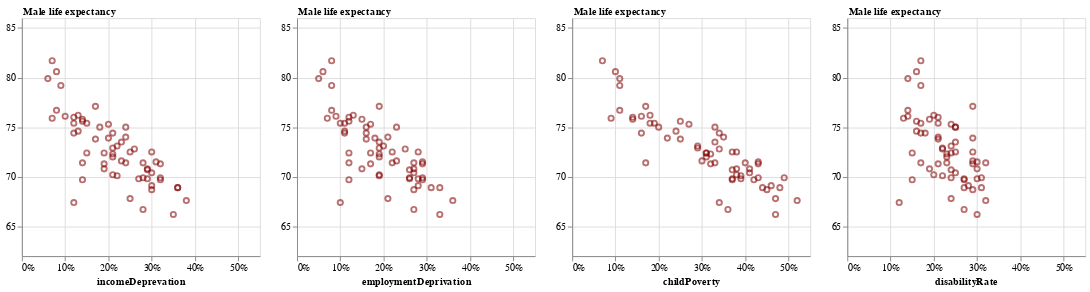

The notebook cell saved with this chart:
### Code cell
charts = []
for variable in feature_vars:
    chart = alt.Chart(data).mark_point(color='rgba(128,0,0,.8)').encode(
        x=alt.X(f'{variable}:Q').axis(format='%').title(variable).scale(domain=[0, 0.55]),                    # On each iteration, we set the x-axis field and title to the current variable `variable`
        y=alt.Y('maleLE:Q').scale(zero=False, padding=40).title('Male life expectancy').axis(
            titleAngle=0, titleY=-2, titleAlign='left', titleX=1
        ),
    ).properties(width=250, height=250)
    charts.append(chart)

# Show horizontal concatenation of all charts
alt.hconcat(*charts)

### Figure 1 — Vega-Lite specification as saved in the notebook (floating-point values rounded to 4 significant figures)
{"config": {"view": {"continuousWidth": 300, "continuousHeight": 300}}, "hconcat": [{"mark": {"type": "point", "color": "rgba(128,0,0,.8)"}, "encoding": {"x": {"axis": {"format": "%"}, "field": "incomeDeprevation", "scale": {"domain": [0, 0.55]}, "title": "incomeDeprevation", "type": "quantitative"}, "y": {"axis": {"titleAngle": 0, "titleY": -2, "titleAlign": "left", "titleX": 1}, "field": "maleLE", "scale": {"zero": false, "padding": 40}, "title": "Male life expectancy", "type": "quantitative"}}, "height": 250, "width": 250}, {"mark": {"type": "point", "color": "rgba(128,0,0,.8)"}, "encoding": {"x": {"axis": {"format": "%"}, "field": "employmentDeprivation", "scale": {"domain": [0, 0.55]}, "title": "employmentDeprivation", "type": "quantitative"}, "y": {"axis": {"titleAngle": 0, "titleY": -2, "titleAlign": "left", "titleX": 1}, "field": "maleLE", "scale": {"zero": false, "padding": 40}, "title": "Male life expectancy", "type": "quantitative"}}, "height": 250, "width": 250}, {"mark": {"type": "point", "color": "rgba(128,0,0,.8)"}, "encoding": {"x": {"axis": {"format": "%"}, "field": "childPoverty", "scale": {"domain": [0, 0.55]}, "title": "childPoverty", "type": "quantitative"}, "y": {"axis": {"titleAngle": 0, "titleY": -2, "titleAlign": "left", "titleX": 1}, "field": "maleLE", "scale": {"zero": false, "padding": 40}, "title": "Male life expectancy", "type": "quantitative"}}, "height": 250, "width": 250}, {"mark": {"type": "point", "color": "rgba(128,0,0,.8)"}, "encoding": {"x": {"axis": {"format": "%"}, "field": "disabilityRate", "scale": {"domain": [0, 0.55]}, "title": "disabilityRate", "type": "quantitative"}, "y": {"axis": {"titleAngle": 0, "titleY": -2, "titleAlign": "left", "titleX": 1}, "field": "maleLE", "scale": {"zero": false, "padding": 40}, "title": "Male life expectancy", "type": "quantitative"}}, "height": 250, "width": 250}], "data": {"name": "data-5c19085151d91c320e2e3d9004536799"}, "$schema": "https://vega.github.io/schema/vega-lite/v5.20.1.json", "datasets": {"data-5c19085151d91c320e2e3d9004536799": [{"areaName": "Anniesland, Jordanhill and Whiteinch", "incomeDeprevation": 0.14, "employmentDeprivation": 0.15, "childPoverty": 0.14, "femaleLE": 80.8, "maleLE": 75.8, "disabilityRate": 0.19}, {"areaName": "Arden and Carnwadric", "incomeDeprevation": 0.26, "employmentDeprivation": 0.25, "childPoverty": 0.34, "femaleLE": 76.0, "maleLE": 72.8, "disabilityRate": 0.22}, {"areaName": "Baillieston and Garrowhill", "incomeDeprevation": 0.12, "employmentDeprivation": 0.12, "childPoverty": 0.14, "femaleLE": 81.6, "maleLE": 76.0, "disabilityRate": 0.21}, {"areaName": "Balornock and Barmulloch", "incomeDeprevation": 0.29, "employmentDeprivation": 0.27, "childPoverty": 0.38, "femaleLE": 78.2, "maleLE": 70.8, "disabilityRate": 0.3}, {"areaName": "Bellahouston, Craigton and Mosspark", "incomeDeprevation": 0.2, "employmentDeprivation": 0.18, "childPoverty": 0.22, "femaleLE": 80.5, "maleLE": 73.9, "disabilityRate": 0.29}, {"areaName": "Blackhill and Hogganfield", "incomeDeprevation": 0.24, "employmentDeprivation": 0.23, "childPoverty": 0.33, "femaleLE": 77.5, "maleLE": 75.0, "disabilityRate": 0.25}, {"areaName": "Blairdardie", "incomeDeprevation": 0.18, "employmentDeprivation": 0.16, "childPoverty": 0.2, "femaleLE": 79.4, "maleLE": 75.0, "disabilityRate": 0.25}, {"areaName": "Broomhill and Partick West", "incomeDeprevation": 0.12, "employmentDeprivation": 0.11, "childPoverty": 0.19, "femaleLE": 79.7, "maleLE": 75.4, "disabilityRate": 0.17}, {"areaName": "Calton and Bridgeton", "incomeDeprevation": 0.25, "employmentDeprivation": 0.21, "childPoverty": 0.47, "femaleLE": 76.6, "maleLE": 67.8, "disabilityRate": 0.24}, {"areaName": "Carmunnock", "incomeDeprevation": 0.15, "employmentDeprivation": 0.1, "childPoverty": 0.18, "femaleLE": 81.2, "maleLE": 75.4, "disabilityRate": 0.21}, {"areaName": "Castlemilk", "incomeDeprevation": 0.36, "employmentDeprivation": 0.33, "childPoverty": 0.44, "femaleLE": 76.8, "maleLE": 68.9, "disabilityRate": 0.31}, {"areaName": "Cathcart and Simshill", "incomeDeprevation": 0.07, "employmentDeprivation": 0.08, "childPoverty": 0.07, "femaleLE": 84.3, "maleLE": 81.7, "disabilityRate": 0.17}, {"areaName": "City Centre and Merchant City", "incomeDeprevation": 0.14, "employmentDeprivation": 0.12, "childPoverty": 0.37, "femaleLE": 76.4, "maleLE": 69.7, "disabilityRate": 0.15}, {"areaName": "Corkerhill and North Pollok", "incomeDeprevation": 0.29, "employmentDeprivation": 0.26, "childPoverty": 0.37, "femaleLE": 76.7, "maleLE": 70.7, "disabilityRate": 0.24}, {"areaName": "Croftfoot", "incomeDeprevation": 0.14, "employmentDeprivation": 0.12, "childPoverty": 0.25, "femaleLE": 79.4, "maleLE": 75.6, "disabilityRate": 0.16}, {"areaName": "Crookston and South Cardonald", "incomeDeprevation": 0.2, "employmentDeprivation": 0.17, "childPoverty": 0.27, "femaleLE": 79.8, "maleLE": 75.3, "disabilityRate": 0.24}, {"areaName": "Dennistoun", "incomeDeprevation": 0.19, "employmentDeprivation": 0.15, "childPoverty": 0.41, "femaleLE": 76.7, "maleLE": 70.8, "disabilityRate": 0.19}, {"areaName": "Drumchapel", "incomeDeprevation": 0.36, "employmentDeprivation": 0.31, "childPoverty": 0.48, "femaleLE": 73.9, "maleLE": 68.9, "disabilityRate": 0.27}, {"areaName": "Easterhouse", "incomeDeprevation": 0.32, "employmentDeprivation": 0.29, "childPoverty": 0.42, "femaleLE": 77.5, "maleLE": 69.7, "disabilityRate": 0.27}, {"areaName": "Glasgow", "incomeDeprevation": 0.21, "employmentDeprivation": 0.19, "childPoverty": 0.32, "femaleLE": 78.2, "maleLE": 72.3, "disabilityRate": 0.23}, {"areaName": "Glasgow North East", "incomeDeprevation": 0.25, "employmentDeprivation": 0.22, "childPoverty": 0.37, "femaleLE": 78.0, "maleLE": 72.5, "disabilityRate": 0.25}, {"areaName": "Glasgow North West", "incomeDeprevation": 0.19, "employmentDeprivation": 0.17, "childPoverty": 0.32, "femaleLE": 77.6, "maleLE": 71.3, "disabilityRate": 0.21}, {"areaName": "Glasgow South", "incomeDeprevation": 0.21, "employmentDeprivation": 0.19, "childPoverty": 0.29, "femaleLE": 78.8, "maleLE": 72.9, "disabilityRate": 0.22}, {"areaName": "Govanhill", "incomeDeprevation": 0.24, "employmentDeprivation": 0.22, "childPoverty": 0.33, "femaleLE": 78.1, "maleLE": 71.4, "disabilityRate": 0.23}, {"areaName": "Greater Gorbals", "incomeDeprevation": 0.3, "employmentDeprivation": 0.27, "childPoverty": 0.45, "femaleLE": 77.9, "maleLE": 68.7, "disabilityRate": 0.29}, {"areaName": "Greater Govan", "incomeDeprevation": 0.28, "employmentDeprivation": 0.27, "childPoverty": 0.36, "femaleLE": 74.6, "maleLE": 66.7, "disabilityRate": 0.27}, {"areaName": "Haghill and Carntyne", "incomeDeprevation": 0.28, "employmentDeprivation": 0.26, "childPoverty": 0.43, "femaleLE": 75.4, "maleLE": 69.9, "disabilityRate": 0.31}, {"areaName": "Hillhead and Woodlands", "incomeDeprevation": 0.15, "employmentDeprivation": 0.12, "childPoverty": 0.31, "femaleLE": 79.3, "maleLE": 72.4, "disabilityRate": 0.15}, {"areaName": "Hyndland, Dowanhill and Partick East", "incomeDeprevation": 0.08, "employmentDeprivation": 0.08, "childPoverty": 0.11, "femaleLE": 80.9, "maleLE": 76.7, "disabilityRate": 0.14}, {"areaName": "Ibrox and Kingston", "incomeDeprevation": 0.21, "employmentDeprivation": 0.19, "childPoverty": 0.38, "femaleLE": 74.0, "maleLE": 70.2, "disabilityRate": 0.2}, {"areaName": "Kelvindale and Kelvinside", "incomeDeprevation": 0.06, "employmentDeprivation": 0.05, "childPoverty": 0.11, "femaleLE": 84.3, "maleLE": 79.9, "disabilityRate": 0.14}, {"areaName": "Kingspark and Mount Florida", "incomeDeprevation": 0.12, "employmentDeprivation": 0.11, "childPoverty": 0.16, "femaleLE": 82.8, "maleLE": 74.4, "disabilityRate": 0.17}, {"areaName": "Knightswood", "incomeDeprevation": 0.23, "employmentDeprivation": 0.23, "childPoverty": 0.3, "femaleLE": 77.6, "maleLE": 71.6, "disabilityRate": 0.29}, {"areaName": "Lambhill and Milton", "incomeDeprevation": 0.29, "employmentDeprivation": 0.28, "childPoverty": 0.39, "femaleLE": 77.0, "maleLE": 69.8, "disabilityRate": 0.3}, {"areaName": "Langside and Battlefield", "incomeDeprevation": 0.13, "employmentDeprivation": 0.11, "childPoverty": 0.24, "femaleLE": 81.4, "maleLE": 74.6, "disabilityRate": 0.16}, {"areaName": "Maryhill Road Corridor", "incomeDeprevation": 0.22, "employmentDeprivation": 0.19, "childPoverty": 0.39, "femaleLE": 76.1, "maleLE": 70.1, "disabilityRate": 0.22}, {"areaName": "Mount Vernon and East Shettleston", "incomeDeprevation": 0.17, "employmentDeprivation": 0.19, "childPoverty": 0.17, "femaleLE": 79.7, "maleLE": 77.1, "disabilityRate": 0.29}, {"areaName": "Newlands and Cathcart", "incomeDeprevation": 0.09, "employmentDeprivation": 0.08, "childPoverty": 0.11, "femaleLE": 81.8, "maleLE": 79.2, "disabilityRate": 0.17}, {"areaName": "North Cardonald and Penilee", "incomeDeprevation": 0.23, "employmentDeprivation": 0.19, "childPoverty": 0.33, "femaleLE": 78.5, "maleLE": 73.5, "disabilityRate": 0.25}, {"areaName": "North Maryhill and Summerston", "incomeDeprevation": 0.21, "employmentDeprivation": 0.19, "childPoverty": 0.31, "femaleLE": 79.5, "maleLE": 72.0, "disabilityRate": 0.23}, {"areaName": "Parkhead and Dalmarnock", "incomeDeprevation": 0.38, "employmentDeprivation": 0.36, "childPoverty": 0.52, "femaleLE": 75.8, "maleLE": 67.6, "disabilityRate": 0.32}, {"areaName": "Pollok", "incomeDeprevation": 0.17, "employmentDeprivation": 0.16, "childPoverty": 0.25, "femaleLE": 80.6, "maleLE": 73.8, "disabilityRate": 0.21}, {"areaName": "Pollokshaws and Mansewood", "incomeDeprevation": 0.22, "employmentDeprivation": 0.2, "childPoverty": 0.29, "femaleLE": 80.0, "maleLE": 73.1, "disabilityRate": 0.24}, {"areaName": "Pollokshields East", "incomeDeprevation": 0.21, "employmentDeprivation": 0.16, "childPoverty": 0.34, "femaleLE": 80.9, "maleLE": 74.4, "disabilityRate": 0.18}, {"areaName": "Pollokshields West", "incomeDeprevation": 0.08, "employmentDeprivation": 0.06, "childPoverty": 0.1, "femaleLE": 82.3, "maleLE": 80.6, "disabilityRate": 0.16}, {"areaName": "Priesthill and Househillwood", "incomeDeprevation": 0.32, "employmentDeprivation": 0.29, "childPoverty": 0.43, "femaleLE": 79.4, "maleLE": 71.3, "disabilityRate": 0.29}, {"areaName": "Riddrie and Cranhill", "incomeDeprevation": 0.28, "employmentDeprivation": 0.27, "childPoverty": 0.4, "femaleLE": 78.8, "maleLE": 71.4, "disabilityRate": 0.32}, {"areaName": "Robroyston and Millerston", "incomeDeprevation": 0.07, "employmentDeprivation": 0.07, "childPoverty": 0.09, "femaleLE": 80.0, "maleLE": 75.9, "disabilityRate": 0.13}, {"areaName": "Ruchazie and Garthamlock", "incomeDeprevation": 0.3, "employmentDeprivation": 0.27, "childPoverty": 0.41, "femaleLE": 78.6, "maleLE": 70.4, "disabilityRate": 0.25}, {"areaName": "Ruchill and Possilpark", "incomeDeprevation": 0.35, "employmentDeprivation": 0.33, "childPoverty": 0.47, "femaleLE": 73.1, "maleLE": 66.2, "disabilityRate": 0.3}, {"areaName": "Scotland", "incomeDeprevation": 0.13, "employmentDeprivation": 0.13, "childPoverty": 0.18, "femaleLE": 80.6, "maleLE": 76.2, "disabilityRate": 0.2}, {"areaName": "Shawlands and Strathbungo", "incomeDeprevation": 0.1, "employmentDeprivation": 0.09, "childPoverty": 0.16, "femaleLE": 80.3, "maleLE": 76.1, "disabilityRate": 0.14}, {"areaName": "Sighthill, Roystonhill and Germiston", "incomeDeprevation": 0.32, "employmentDeprivation": 0.29, "childPoverty": 0.49, "femaleLE": 74.2, "maleLE": 69.9, "disabilityRate": 0.24}, {"areaName": "South Nitshill and Darnley", "incomeDeprevation": 0.14, "employmentDeprivation": 0.12, "childPoverty": 0.17, "femaleLE": 76.3, "maleLE": 71.4, "disabilityRate": 0.17}, {"areaName": "Springboig and Barlanark", "incomeDeprevation": 0.31, "employmentDeprivation": 0.29, "childPoverty": 0.43, "femaleLE": 78.3, "maleLE": 71.5, "disabilityRate": 0.3}, {"areaName": "Springburn", "incomeDeprevation": 0.3, "employmentDeprivation": 0.28, "childPoverty": 0.46, "femaleLE": 76.4, "maleLE": 69.1, "disabilityRate": 0.28}, {"areaName": "Temple and Anniesland", "incomeDeprevation": 0.19, "employmentDeprivation": 0.17, "childPoverty": 0.31, "femaleLE": 78.8, "maleLE": 72.4, "disabilityRate": 0.24}, {"areaName": "Tollcross and West Shettleston", "incomeDeprevation": 0.27, "employmentDeprivation": 0.26, "childPoverty": 0.37, "femaleLE": 76.2, "maleLE": 69.8, "disabilityRate": 0.27}, {"areaName": "Toryglen", "incomeDeprevation": 0.3, "employmentDeprivation": 0.28, "childPoverty": 0.38, "femaleLE": 77.9, "maleLE": 72.5, "disabilityRate": 0.29}, {"areaName": "Yoker and Scotstoun", "incomeDeprevation": 0.24, "employmentDeprivation": 0.21, "childPoverty": 0.35, "femaleLE": 80.2, "maleLE": 74.0, "disabilityRate": 0.21}, {"areaName": "Yorkhill and Anderston", "incomeDeprevation": 0.12, "employmentDeprivation": 0.1, "childPoverty": 0.34, "femaleLE": 75.9, "maleLE": 67.4, "disabilityRate": 0.12}]}}
